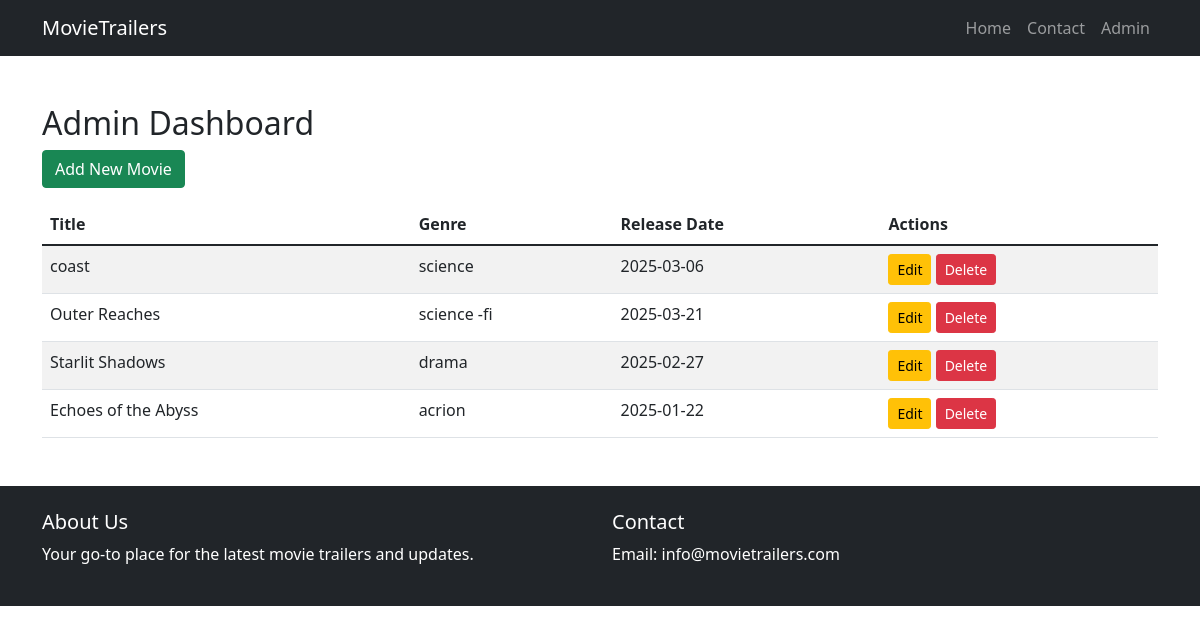
The app's page /filmtrailer/admin/index.php with its own data.
### tables this page shows
CREATE TABLE `movies` (
  `id` int(11) NOT NULL,
  `title` varchar(255) NOT NULL,
  `description` text DEFAULT NULL,
  `genre` varchar(100) DEFAULT NULL,
  `release_date` date DEFAULT NULL,
  `trailer_url` varchar(255) DEFAULT NULL,
  `image_url` varchar(255) NOT NULL,
  `image_path` varchar(255) NOT NULL,
  `created_at` timestamp NOT NULL DEFAULT current_timestamp()
);

### filmtrailer/admin/index.php (the view)
<?php
include '../includes/header.php';
include '../includes/db.php';
?>
<div class="container mt-5">
    <h2>Admin Dashboard</h2>
    <a href="add_movie.php" class="btn btn-success mb-3">Add New Movie</a>
    <table class="table table-striped">
        <thead>
            <tr>
                <th>Title</th>
                <th>Genre</th>
                <th>Release Date</th>
                <th>Actions</th>
            </tr>
        </thead>
        <tbody>
            <?php
            $stmt = $pdo->query("SELECT * FROM movies ORDER BY created_at DESC");
            while ($movie = $stmt->fetch()) {
            ?>
            <tr>
                <td><?= $movie['title'] ?></td>
                <td><?= $movie['genre'] ?></td>
                <td><?= $movie['release_date'] ?></td>
                <td>
                    <a href="edit_movie.php?id=<?= $movie['id'] ?>" class="btn btn-sm btn-warning">Edit</a>
                    <a href="delete_movie.php?id=<?= $movie['id'] ?>" class="btn btn-sm btn-danger" onclick="return confirm('Are you sure?')">Delete</a>
                </td>
            </tr>
            <?php } ?>
        </tbody>
    </table>
</div>
<?php include '../includes/footer.php'; ?>

### records on screen
movies: title "coast", genre "science", release_date "2025-03-06"
movies: title "Outer Reaches", genre "science -fi", release_date "2025-03-21"
movies: title "Starlit Shadows", genre "drama", release_date "2025-02-27"
movies: title "Echoes of the Abyss", genre "acrion", release_date "2025-01-22"
